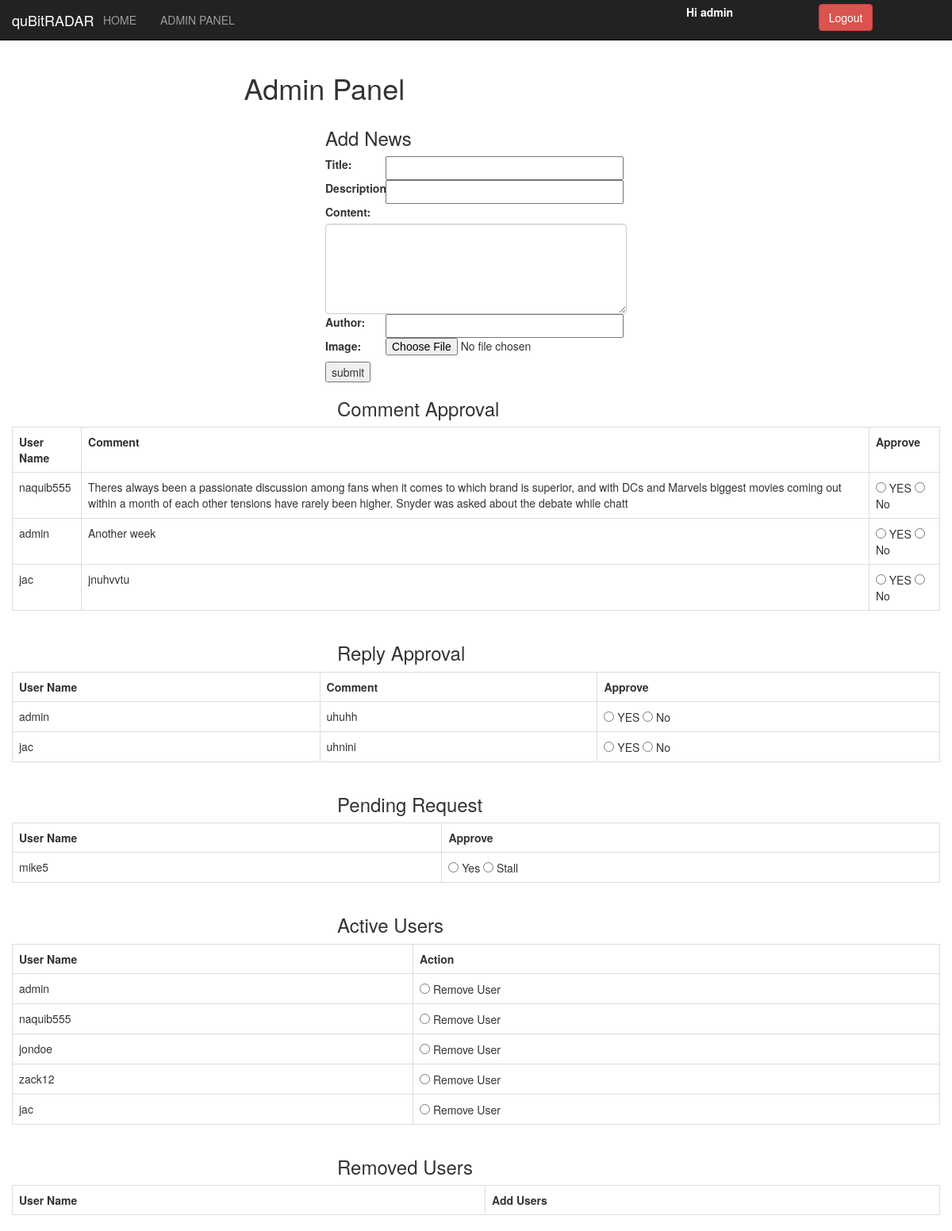
The page /adminPanel.php (signed in) on the database its author committed.
### tables this page shows
CREATE TABLE `comment` (
  `idforum` int(11) NOT NULL,
  `username` varchar(45) NOT NULL,
  `comment` varchar(255) NOT NULL,
  `info_news_id_news` int(11) NOT NULL,
  `iduser` int(11) NOT NULL,
  `approved` int(11) DEFAULT '0',
  `like` int(11) DEFAULT '0'
);

CREATE TABLE `reply` (
  `idreply` int(11) NOT NULL,
  `username` varchar(45) NOT NULL,
  `reply` varchar(255) NOT NULL,
  `iduser` int(11) NOT NULL,
  `comment_idforum` int(11) NOT NULL,
  `comment_info_news_id_news` int(11) NOT NULL,
  `approved` int(11) DEFAULT '0'
);

### adminPanel.php (the view, shortened to what this page needs)
<!DOCTYPE html>
<html>
<head>
	<link rel="stylesheet" type="text/css" href="css/bootstrap.css">
	<link rel="stylesheet" type="text/css" href="css/adminPanel.css">
	<link rel="stylesheet" type="text/css" href="css/index.css">
</head>
<body>
<?php include('navigation_bar.php');
?>
<div class="row">
	<div class="col-md-3"></div>
	<div class="col-md-6"><h1>Admin Panel</h1></div>
	<div class="col-md-3"></div>
</div>
<div class="row">
	<div class="col-md-4"></div>
	<div class="col-md-4">
		<h3>Add News</h3>
		<form action="news_entry.php" method="POST" enctype="multipart/form-data">
			<div class="form-input">
				<label>Title:</label>
				<input type="text" name="title" style="width:300px; height: 30px;"/>
				<label>Description:</label>
				<input type="text" name="description" style="width:300px; height: 30px;"/>
				<label>Content:</label>
				<textarea class="form-control" rows="5" name="content"></textarea>
				<label>Author:</label>
				<input type="text" name="author" style="width:300px; height: 30px;"/>
				<label>Image:</label>
				<input type="file" name="imagefile" id="imagefile" style="width:300px; height: 30px;"/>
				<input type="submit" name="submit" value="submit"></input>
			</div>
		</form>
	</div>
	<div class="col-md-4"></div>
</div>
<div class="container">
<?php
	$comment_query = mysqli_query($conn, "SELECT * FROM comment WHERE approved=0");
?>
	<div class="col-md-4"></div>
	<div class="col-md-4">
		<h3>Comment Approval</h3>
	</div>
	<div class="col-md-4"></div>
	<div class="row">
		<table class="table table-bordered">
  			<tr>
  				<th>User Name</th><th>Comment</th><th>Approve</th>
  			</tr>
  			<?php
  					while($data_comment = mysqli_fetch_array($comment_query)) {
  			?>
  						<tr>
  							<td><?php echo $data_comment['username']; ?></td>
  							<td><?php echo $data_comment['comment']; ?></td>
  							<td>
  								<form method="POST" action="commentApproval.php?id=<?php echo $data_comment['idforum']; ?>">
	  								<input type="radio" name="approve" value=1 onChange="this.form.submit()"> YES</input>
	  								<input type="radio" name="approve" value=0 onChange="this.form.submit()"> No</input>
	  							</form>
  							</td>
  						</tr>
  			<?php
  					}
  			?>
		</table>
	</div>
</div>
<div class="container">
<?php
	$reply_query = mysqli_query($conn, "SELECT * FROM reply WHERE approved=0");
?>
	<div class="col-md-4"></div>
	<div class="col-md-4">
		<h3>Reply Approval</h3>
	</div>
	<div class="col-md-4"></div>
	<div class="row">
		<table class="table table-bordered">
  			<tr>
  				<th>User Name</th><th>Comment</th><th>Approve</th>
  			</tr>
  			<?php
  					while($data_reply = mysqli_fetch_array($reply_query)) {
  			?>
  						<tr>
  							<td><?php echo $data_reply['username']; ?></td>
  							<td><?php echo $data_reply['reply']; ?></td>
  							<td>
  								<form method="POST" action="replyApproval.php?id=<?php echo $data_reply['idreply']; ?>">
	  								<input type="radio" name="approve" value=1 onChange="this.form.submit()"> YES</input>
	  								<input type="radio" name="approve" value=0 onChange="this.form.submit()"> No</input>
	  							</form>
  							</td>
  						</tr>
  			<?php
  					}
  			?>
		</table>
	</div>
</div>
<div class="container">
<?php
	$login_query = mysqli_query($conn, "SELECT * FROM login WHERE active=0");
?>
	<div class="col-md-4"></div>
	<div class="col-md-4">
		<h3>Pending Request</h3>
	</div>
	<div class="col-md-4"></div>
	<div class="row">
		<table class="table table-bordered">
  			<tr>
  				<th>User Name</th><th>Approve</th>
  			</tr>
  			<?php
  					while($data_login = mysqli_fetch_array($login_query)) {
  			?>
  						<tr>
  							<td><?php echo $data_login['username']; ?></td>
  							<td>
  								<form method="POST" action="userApproval.php?id=<?php echo $data_login['idlogin']; ?>">
	  								<input type="radio" name="approve" value=1 onChange="this.form.submit()"> Yes</input>
	  								<input type="radio" name="approve" value=0 onChange="this.form.submit()"> Stall</input>
	  							</form>
  							</td>
  						</tr>
  			<?php
  					}
  			?>
		</table>
	</div>
</div>
<div class="container">
<?php
	$login_query = mysqli_query($conn, "SELECT * FROM login WHERE active=1");
?>
	<div class="col-md-4"></div>
	<div class="col-md-4">
		<h3>Active Users</h3>
	</div>
	<div class="col-md-4"></div>
	<div class="row">
		<table class="table table-bordered">
  			<tr>
  				<th>User Name</th><th>Action</th>
  			</tr>
  			<?php
  					while($data_login = mysqli_fetch_array($login_query)) {
  			?>
  						<tr>
  							<td><?php echo $data_login['username']; ?></td>
  							<td>
  								<form method="POST" action="userApproval.php?id=<?php echo $data_login['idlogin']; ?>">
	  								<input type="radio" name="approve" value=2 onChange="this.form.submit()"> Remove User</input>
	  							</form>
  							</td>
  						</tr>
  			<?php
  					}
  			?>
		</table>
	</div>
</div>
<div class="container">
	<div class="col-md-4"></div>
	<div class="col-md-4">
		<h3>Removed Users</h3>
	</div>
	<div class="col-md-4"></div>
	<div class="row">
		<table class="table table-bordered">
  			<tr>
  				<th>User Name</th><th>Add Users</th>
  			</tr>
		</table>
	</div>
</div>
</body>
</html>

### css/adminPanel.css (style rules this page uses)
.form-input label { float: left; width: 20%; }
.form-input input { display: inline; }

### rows shown on the page
comment: username "naquib555", comment "Theres always been a passionate discussion among fans when it comes to which brand is superior, and with DCs and Marvels biggest movies coming out within a month of each other tensions have rarely been higher. Snyder was asked about the debate while chatt"
comment: username "admin", comment "Another week"
comment: username "jac", comment "jnuhvvtu"
reply: username "admin", reply "uhuhh"
reply: username "jac", reply "uhnini"

### other values the page prints
$_SESSION['username'] "admin"
$data_login['username'] "mike5"
$data_login['username'] "admin"
$data_login['username'] "naquib555"
$data_login['username'] "jondoe"
$data_login['username'] "zack12"
$data_login['username'] "jac"
